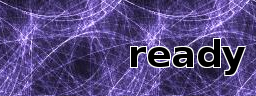
#> input picture baseSpider/登录/images/recaptcha.png, 256 x 96 px
$ python 'chaptchatest_02_识别码识别.py'
#> lines starting #> are read from the running program, lines starting #| are printed output that depends on the picture; after the words box and inside, x2 and y2 are one past the last pixel; in counts of white or black regions, pixels touching at a corner belong together
"""
__title__ = ''
__author__ = 'llf'
# code is far away from bugs with the god animal protecting
    I love animals. They taste delicious.
              ┏┓      ┏┓
            ┏┛┻━━━┛┻┓
            ┃      ☃      ┃
            ┃  ┳┛  ┗┳  ┃
            ┃      ┻      ┃
            ┗━┓      ┏━┛
                ┃      ┗━━━┓
                ┃  神兽保佑    ┣┓
                ┃　永无BUG！   ┏┛
                ┗┓┓┏━┳┓┏┛
                  ┃┫┫  ┃┫┫
                  ┗┻┛  ┗┻┛
"""
import pytesseract
from PIL import Image
# img =Image.open('./images/recaptcha.png')
# img.show()
# print(pytesseract.image_to_string(img))

img =Image.open('./images/recaptcha.png')
#> img is the input picture: PIL image 256x96 RGB; mean R, G, B 85.8, 71.9, 129.3
img.show()
#可以看出，验证码文本一般都是黑色的，背景则会更加明亮，所以我们可以通过检查像素是否为黑色将文本分离出来，该处理过程又被称为阈值化。通过 Pillow 可以很容易地实现该处理过程。
gray = img.convert('L') #灰度化
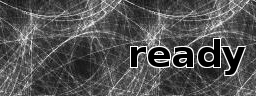
#> gray: PIL image 256x96 L; min 0, max 255, mean 82.6
gray.show()
# 二值化
bw = gray.point(lambda x: 0 if x < 1 else 255,'1')
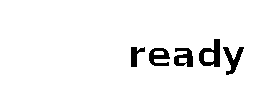
#> bw: PIL image 256x96 1; 95.3% white; 5 black regions, box (x1, y1, x2, y2) and area: (199, 39, 220, 67) 311, (223, 47, 244, 75) 240, (174, 48, 193, 67) 233, (149, 48, 170, 66) 231, (131, 47, 145, 67) 150
bw.show()
print(pytesseract.image_to_string(bw))
#> (this line was passed over: pytesseract is not available in this run)
